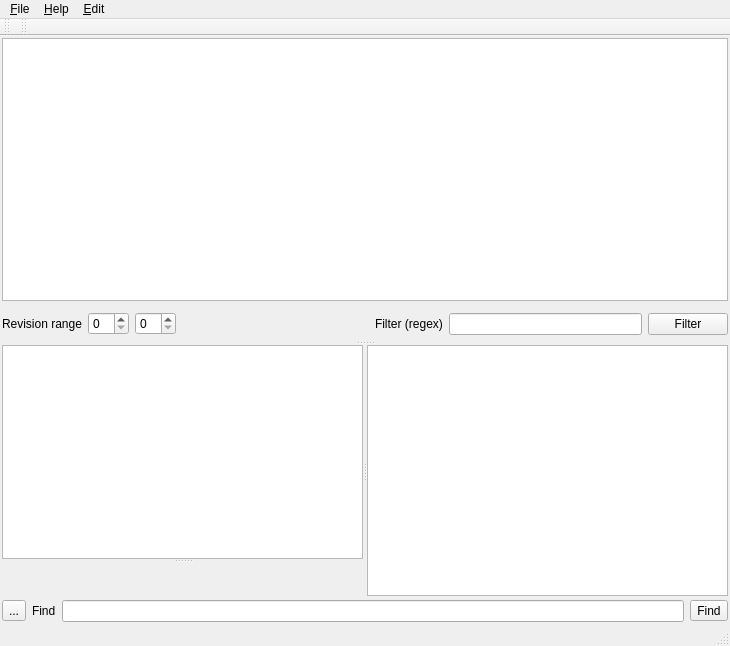
<ui version="4.0" >
 <class>MainWindow</class>
 <widget class="QMainWindow" name="MainWindow" >
  <property name="geometry" >
   <rect>
    <x>0</x>
    <y>0</y>
    <width>730</width>
    <height>646</height>
   </rect>
  </property>
  <property name="windowTitle" >
   <string>MainWindow</string>
  </property>
  <widget class="QWidget" name="centralwidget" >
   <property name="geometry" >
    <rect>
     <x>0</x>
     <y>45</y>
     <width>730</width>
     <height>578</height>
    </rect>
   </property>
   <layout class="QVBoxLayout" name="verticalLayout_3" >
    <property name="spacing" >
     <number>4</number>
    </property>
    <property name="margin" >
     <number>2</number>
    </property>
    <item>
     <widget class="QSplitter" name="splitter_3" >
      <property name="orientation" >
       <enum>Qt::Vertical</enum>
      </property>
      <widget class="QWidget" name="" >
       <layout class="QVBoxLayout" name="verticalLayout_2" >
        <item>
         <widget class="QTableView" name="tableView_revisions" >
          <property name="frameShape" >
           <enum>QFrame::StyledPanel</enum>
          </property>
         </widget>
        </item>
        <item>
         <widget class="QFrame" name="filter_frame" >
          <property name="sizePolicy" >
           <sizepolicy vsizetype="Minimum" hsizetype="Preferred" >
            <horstretch>0</horstretch>
            <verstretch>0</verstretch>
           </sizepolicy>
          </property>
          <property name="frameShape" >
           <enum>QFrame::NoFrame</enum>
          </property>
          <property name="frameShadow" >
           <enum>QFrame::Plain</enum>
          </property>
          <property name="lineWidth" >
           <number>0</number>
          </property>
          <layout class="QHBoxLayout" name="horizontalLayout_2" >
           <property name="margin" >
            <number>0</number>
           </property>
           <item>
            <widget class="QLabel" name="label_3" >
             <property name="text" >
              <string>Revision range</string>
             </property>
            </widget>
           </item>
           <item>
            <widget class="QSpinBox" name="spinbutton_rev_low" />
           </item>
           <item>
            <widget class="QSpinBox" name="spinbutton_rev_high" />
           </item>
           <item>
            <spacer>
             <property name="orientation" >
              <enum>Qt::Horizontal</enum>
             </property>
             <property name="sizeHint" stdset="0" >
              <size>
               <width>118</width>
               <height>34</height>
              </size>
             </property>
            </spacer>
           </item>
           <item>
            <widget class="QLabel" name="label_2" >
             <property name="text" >
              <string>Filter (regex)</string>
             </property>
            </widget>
           </item>
           <item>
            <widget class="QLineEdit" name="entry_file_filter" />
           </item>
           <item>
            <widget class="QPushButton" name="button_filter" >
             <property name="text" >
              <string>Filter</string>
             </property>
            </widget>
           </item>
          </layout>
          <zorder>label_3</zorder>
          <zorder>label_2</zorder>
          <zorder>button_filter</zorder>
          <zorder>entry_file_filter</zorder>
          <zorder>button_find</zorder>
          <zorder>line</zorder>
          <zorder>entry_find</zorder>
          <zorder>label</zorder>
         </widget>
        </item>
       </layout>
       <zorder>splitter_2</zorder>
      </widget>
      <widget class="QFrame" name="frame_3" >
       <property name="sizePolicy" >
        <sizepolicy vsizetype="Expanding" hsizetype="Preferred" >
         <horstretch>0</horstretch>
         <verstretch>0</verstretch>
        </sizepolicy>
       </property>
       <property name="frameShape" >
        <enum>QFrame::NoFrame</enum>
       </property>
       <property name="frameShadow" >
        <enum>QFrame::Plain</enum>
       </property>
       <layout class="QVBoxLayout" name="verticalLayout" >
        <property name="margin" >
         <number>0</number>
        </property>
        <item>
         <widget class="QSplitter" name="splitter_2" >
          <property name="orientation" >
           <enum>Qt::Horizontal</enum>
          </property>
          <widget class="QSplitter" name="splitter" >
           <property name="orientation" >
            <enum>Qt::Vertical</enum>
           </property>
           <widget class="QTextBrowser" name="textview_header" />
           <widget class="QFrame" name="textview_frame" >
            <property name="frameShape" >
             <enum>QFrame::NoFrame</enum>
            </property>
            <property name="frameShadow" >
             <enum>QFrame::Raised</enum>
            </property>
           </widget>
          </widget>
          <widget class="QTableView" name="tableView_filelist" />
         </widget>
        </item>
       </layout>
      </widget>
     </widget>
    </item>
    <item>
     <widget class="QFrame" name="find_frame" >
      <property name="frameShape" >
       <enum>QFrame::NoFrame</enum>
      </property>
      <property name="frameShadow" >
       <enum>QFrame::Raised</enum>
      </property>
      <layout class="QHBoxLayout" name="horizontalLayout" >
       <property name="margin" >
        <number>0</number>
       </property>
       <item>
        <widget class="QToolButton" name="find_toolButton" >
         <property name="text" >
          <string>...</string>
         </property>
        </widget>
       </item>
       <item>
        <widget class="QLabel" name="label" >
         <property name="text" >
          <string>Find</string>
         </property>
        </widget>
       </item>
       <item>
        <widget class="QLineEdit" name="entry_find" />
       </item>
       <item>
        <widget class="QToolButton" name="button_find" >
         <property name="text" >
          <string>Find</string>
         </property>
        </widget>
       </item>
      </layout>
     </widget>
    </item>
   </layout>
   <zorder>splitter</zorder>
   <zorder>find_frame</zorder>
   <zorder></zorder>
   <zorder>filter_frame</zorder>
   <zorder>splitter_2</zorder>
  </widget>
  <widget class="QMenuBar" name="menubar" >
   <property name="geometry" >
    <rect>
     <x>0</x>
     <y>0</y>
     <width>730</width>
     <height>30</height>
    </rect>
   </property>
   <widget class="QMenu" name="menuFile" >
    <property name="title" >
     <string>&amp;File</string>
    </property>
    <addaction name="actionOpen_repository" />
    <addaction name="actionRefresh" />
    <addaction name="separator" />
    <addaction name="actionQuit" />
   </widget>
   <widget class="QMenu" name="menuHelp" >
    <property name="title" >
     <string>&amp;Help</string>
    </property>
    <addaction name="actionAbout" />
   </widget>
   <widget class="QMenu" name="menu_Edit" >
    <property name="title" >
     <string>&amp;Edit</string>
    </property>
    <addaction name="action_Find" />
   </widget>
   <addaction name="menuFile" />
   <addaction name="menuHelp" />
   <addaction name="menu_Edit" />
  </widget>
  <widget class="QStatusBar" name="statusbar" >
   <property name="geometry" >
    <rect>
     <x>0</x>
     <y>623</y>
     <width>730</width>
     <height>23</height>
    </rect>
   </property>
  </widget>
  <widget class="QToolBar" name="toolBar" >
   <property name="geometry" >
    <rect>
     <x>0</x>
     <y>30</y>
     <width>15</width>
     <height>15</height>
    </rect>
   </property>
   <property name="windowTitle" >
    <string>toolBar</string>
   </property>
   <attribute name="toolBarArea" >
    <enum>TopToolBarArea</enum>
   </attribute>
   <attribute name="toolBarBreak" >
    <bool>false</bool>
   </attribute>
  </widget>
  <widget class="QToolBar" name="toolBar_2" >
   <property name="geometry" >
    <rect>
     <x>15</x>
     <y>30</y>
     <width>715</width>
     <height>15</height>
    </rect>
   </property>
   <property name="windowTitle" >
    <string>toolBar_2</string>
   </property>
   <attribute name="toolBarArea" >
    <enum>TopToolBarArea</enum>
   </attribute>
   <attribute name="toolBarBreak" >
    <bool>false</bool>
   </attribute>
  </widget>
  <action name="action" >
   <property name="text" >
    <string>'</string>
   </property>
  </action>
  <action name="actionOpen_repository" >
   <property name="text" >
    <string>&amp;Open repository</string>
   </property>
   <property name="shortcut" >
    <string>Ctrl+O</string>
   </property>
  </action>
  <action name="actionRefresh" >
   <property name="text" >
    <string>&amp;Refresh</string>
   </property>
   <property name="shortcut" >
    <string>Ctrl+R</string>
   </property>
  </action>
  <action name="actionQuit" >
   <property name="text" >
    <string>&amp;Quit</string>
   </property>
   <property name="toolTip" >
    <string>Quit</string>
   </property>
   <property name="shortcut" >
    <string>Ctrl+Q</string>
   </property>
  </action>
  <action name="actionAbout" >
   <property name="text" >
    <string>About</string>
   </property>
  </action>
  <action name="action_Find" >
   <property name="text" >
    <string>&amp;Find</string>
   </property>
  </action>
  <action name="actionCloseFind" >
   <property name="text" >
    <string>close</string>
   </property>
  </action>
  <action name="action_FindNext" >
   <property name="text" >
    <string>Find &amp;Next</string>
   </property>
  </action>
 </widget>
 <resources/>
 <connections/>
</ui>
